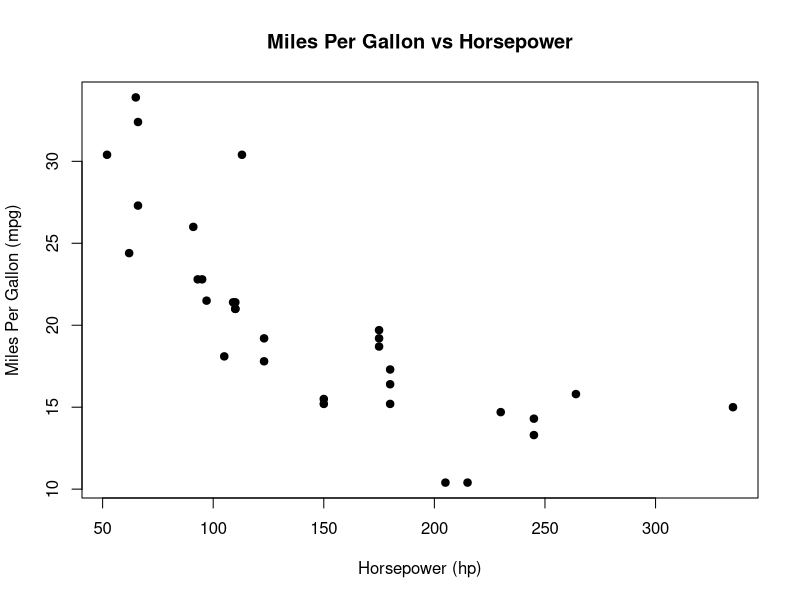
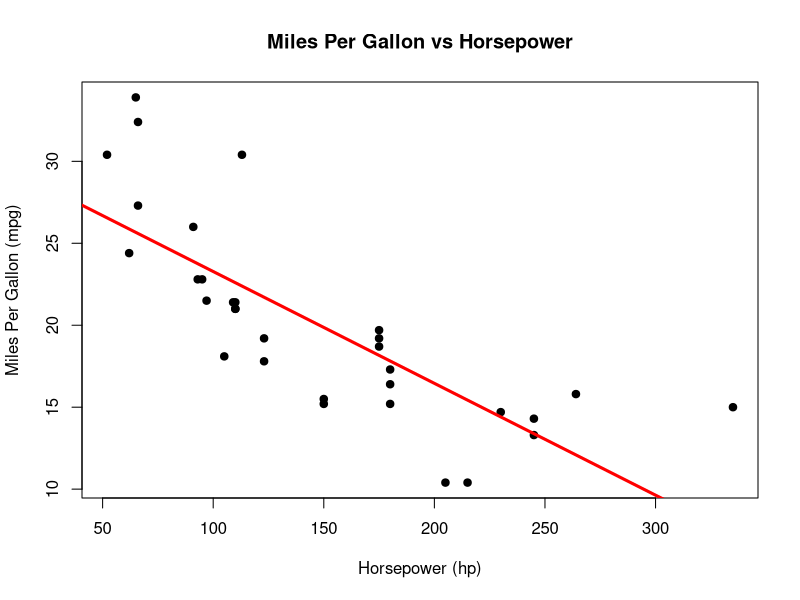
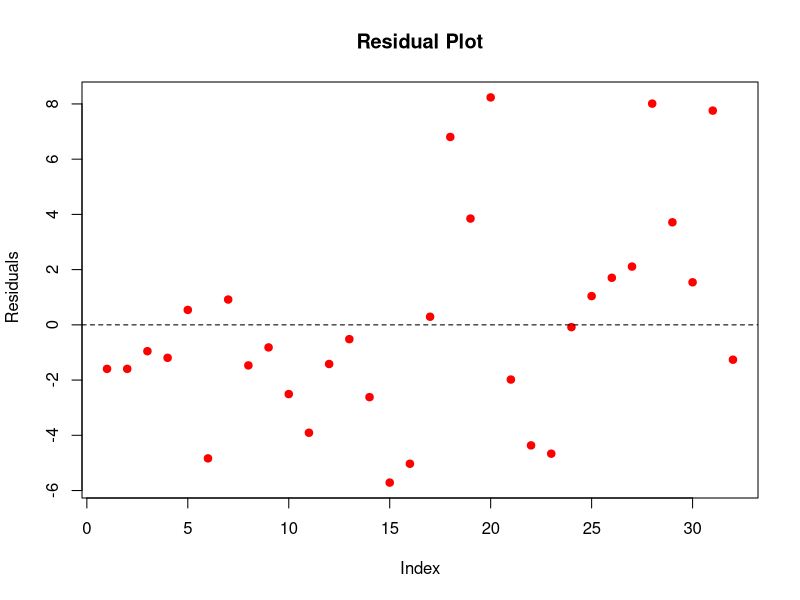

Recreate these plots in R, in order.
# loading the data set 
data(mtcars)
# viewing the first rows of data 
head(mtcars)
# creating a scatter plot: mpg vs hp
plot(mtcars$hp, mtcars$mpg,
     main = "Miles Per Gallon vs Horsepower", 
     xlab = "Horsepower (hp)",
     ylab = "Miles Per Gallon (mpg)",
     pch = 19,
     col= "Black")
# Building a linear regression to determine if there is a relationship -
# between our dependent variable (mpg) vs our independent variable (hp)
model <- lm(mpg ~ hp, data = mtcars)
# lets view the model summary 
summary(model)
# Plotting the data again
plot(mtcars$hp, mtcars$mpg,
     main = "Miles Per Gallon vs Horsepower", 
     xlab = "Horsepower (hp)",
     ylab = "Miles Per Gallon (mpg)",
     pch = 19,
     col= "Black"
     )
# Adding the regression line
abline(model, col = "Red", lwd = 3)
# lets predict the MPG for a new car with 150 hp 
# creating a new data frame with hp = 150
new_data <- data.frame(hp = 150)
# now lets predict using our current model
predict(model, newdata = new_data)
# lets check residuals 
plot(model$residuals,
     main = "Residual Plot",
     ylab = " Residuals",
     xlab = "Index",
     pch = 19,
     col = "red"
     )
abline(h = 0, lty =2)

# Conclusion:
# This simple linear regression analysis used the built-in mtcars dataset
# to predict Miles per Gallon (mpg) based on Horsepower (hp).
# Key findings:
# - Regression equation: mpg = 30.10 - 0.068 * hp
# - R-squared: 0.60 → Horsepower explains 60% of the variance in mpg
# - P-value for hp: < 0.001 = Statistically significant
# - Residual plot suggests a decent linear fit with a few outliers
#
# Next steps (if extended):
# - Try multiple regression by adding more variables (e.g. weight)
# - Check for interaction effects or nonlinear models
